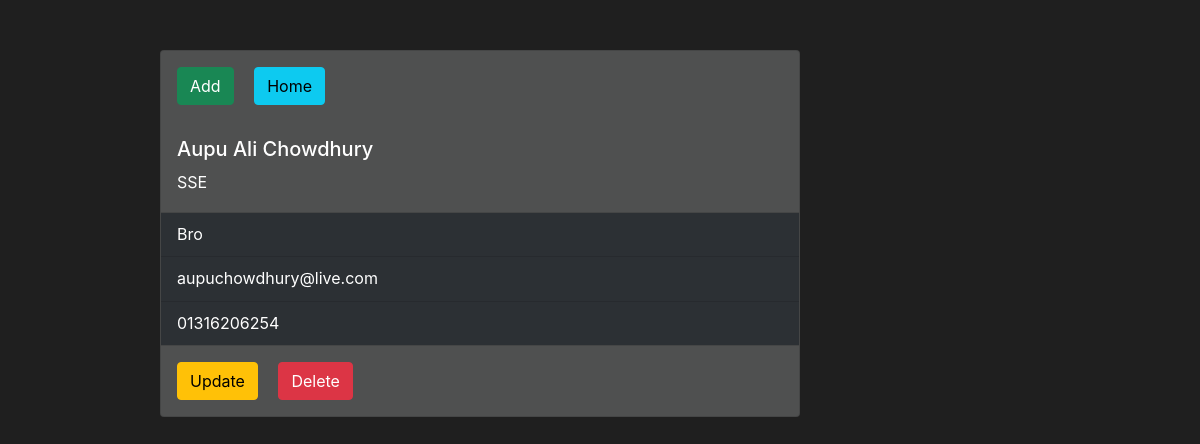
The app's page /ref/, older data.
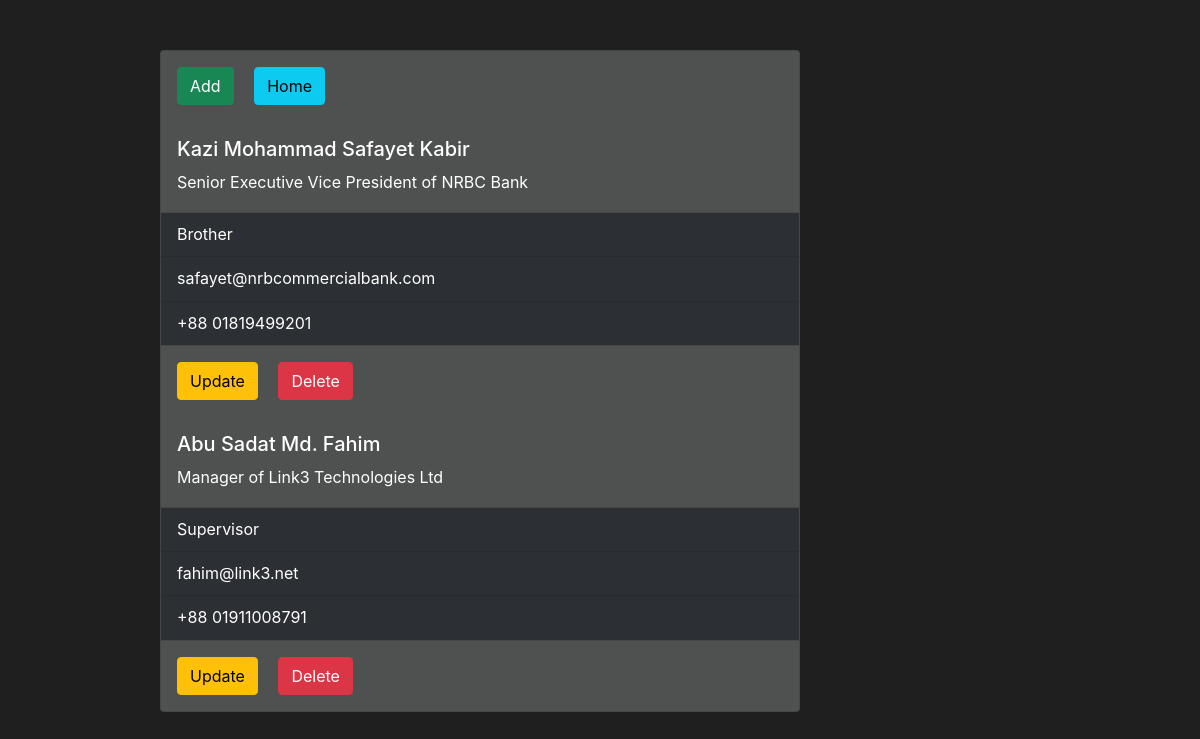
The same page, newer data.
### App_portfolio/models.py (models this page shows, shortened)
class Reference(models.Model):
    name        =models.CharField   (max_length=25, null=True, blank=True)
    designation =models.CharField   (max_length=60, null=True, blank=True)
    relation    =models.CharField   (max_length=15, null=True, blank=True)
    email       =models.EmailField  (max_length=35, null=True, blank=True)
    phone       =models.CharField   (max_length=15, null=True, blank=True)

### App_portfolio/views.py (the view)
# urls.py: path('ref/', ref, name='ref'),
def ref(request):
    ref = Reference.objects.all()
    return render(request, 'reference/ref.html', locals())

### template/reference/ref.html (shortened to what this page needs)
{% extends 'dashboard/dashboard.html' %}
{% block body %}
<div class="row" style="position: absolute; right: 400px; margin-top: 50px">
  <div class="col-lg-8">
    <div class="card" style="width: 40rem; background-color: #4f5050; color: #FFFFFF">
      <div class="card-body">
        <a href="{% url 'ref_create' %}" class="card-link btn btn-success">Add</a>
        <a href="{% url 'dashboard' %}" class="card-link btn btn-info">Home</a>
      </div>
      {% for i in ref %}
      <div class="card-body">
        <h5 class="card-title">{{i.name}}</h5>
        <p class="card-text">{{i.designation}}</p>
      </div>
      <ul class="list-group list-group-flush">
        <li style="background-color: #2c3034; color: #FFFFFF" class="list-group-item">{{i.relation}}</li>
        <li style="background-color: #2c3034; color: #FFFFFF" class="list-group-item">{{i.email}}</li>
        <li style="background-color: #2c3034; color: #FFFFFF" class="list-group-item">{{i.phone}}</li>
      </ul>
      <div class="card-body">
        <a href="{% url 'ref_update' i.id %}" class="card-link btn btn-warning">Update</a>
        <a href="{% url 'ref_delete' i.id %}" class="card-link btn btn-danger">Delete</a>
      </div>
      {% endfor %}
    </div>
  </div>
</div>
{% endblock %}

Row changes from the older to the newer data that the page shows:
removed Reference: name "Aupu Ali Chowdhury", designation "SSE", relation "Bro", email "aupuchowdhury@live.com", phone "01316206254"
added Reference: name "Kazi Mohammad Safayet Kabir", designation "Senior Executive Vice President of NRBC Bank", relation "Brother", email "safayet@nrbcommercialbank.com", phone "+88 01819499201"
added Reference: name "Abu Sadat Md. Fahim", designation "Manager of Link3 Technologies Ltd", relation "Supervisor", email "fahim@link3.net", phone "+88 01911008791"
